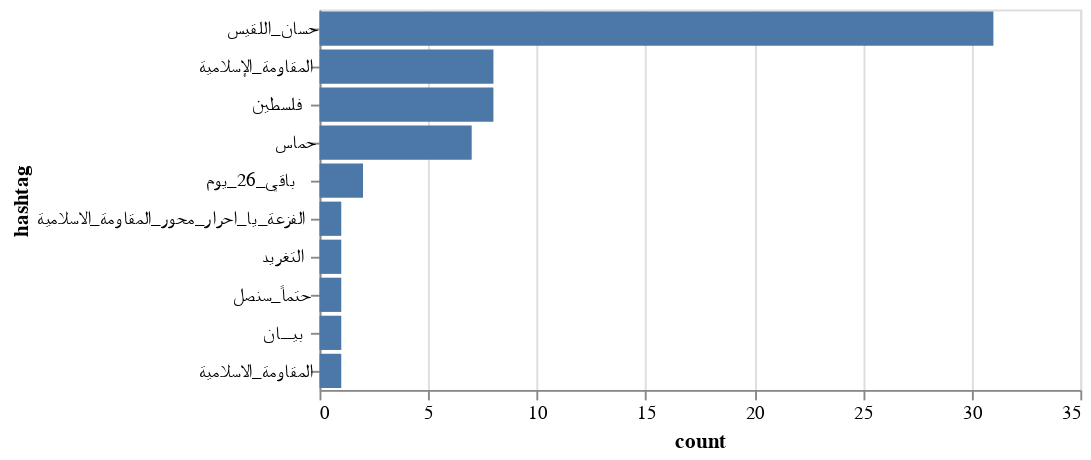

This figure's notebook cell:
### Markdown cell above
### Top hashtags

### Code cell
min_hashtag_frequency = 1 # change to 1 to display all hashtags
max_hashtags_to_display = 10 # change to None to display all

top_hashtags = sum(df["entities.hashtags"], [])
top_hashtags = Counter([hashtag['text'] for hashtag in top_hashtags])
top_hashtags = Counter({hashtag: count for hashtag, count in top_hashtags.items() if count >= min_hashtag_frequency})

raw_hashtag_data = dict(top_hashtags.most_common(max_hashtags_to_display))
top_hashtags_df = pd.DataFrame.from_dict(raw_hashtag_data, orient="index", columns=["count"]).reset_index()

top_hashtags_df["hashtag"] = top_hashtags_df["index"]

present(
    "top_hashtags",
    alt.Chart(top_hashtags_df).mark_bar().encode(y=alt.Y('hashtag', sort='-x'), x=alt.X("count"))
)

### Figure 1 — Vega-Lite specification as saved in the notebook (floating-point values rounded to 4 significant figures)
{"config": {"view": {"continuousWidth": 400, "continuousHeight": 300}}, "data": {"name": "data-d5cd2a626d094d00293924694185cac6"}, "mark": "bar", "encoding": {"x": {"type": "quantitative", "field": "count"}, "y": {"type": "nominal", "field": "hashtag", "sort": "-x"}}, "$schema": "https://vega.github.io/schema/vega-lite/v4.8.1.json", "datasets": {"data-d5cd2a626d094d00293924694185cac6": [{"index": "حسان_اللقيس", "count": 31, "hashtag": "حسان_اللقيس"}, {"index": "المقاومة_الإسلامية", "count": 8, "hashtag": "المقاومة_الإسلامية"}, {"index": "فلسطين", "count": 8, "hashtag": "فلسطين"}, {"index": "حماس", "count": 7, "hashtag": "حماس"}, {"index": "باقي_26_يوم", "count": 2, "hashtag": "باقي_26_يوم"}, {"index": "الفزعة_يا_احرار_محور_المقاومة_الاسلامية", "count": 1, "hashtag": "الفزعة_يا_احرار_محور_المقاومة_الاسلامية"}, {"index": "التغريد", "count": 1, "hashtag": "التغريد"}, {"index": "حتماً_سنصل", "count": 1, "hashtag": "حتماً_سنصل"}, {"index": "بيـــان", "count": 1, "hashtag": "بيـــان"}, {"index": "المقاومة_الاسلامية", "count": 1, "hashtag": "المقاومة_الاسلامية"}]}}
